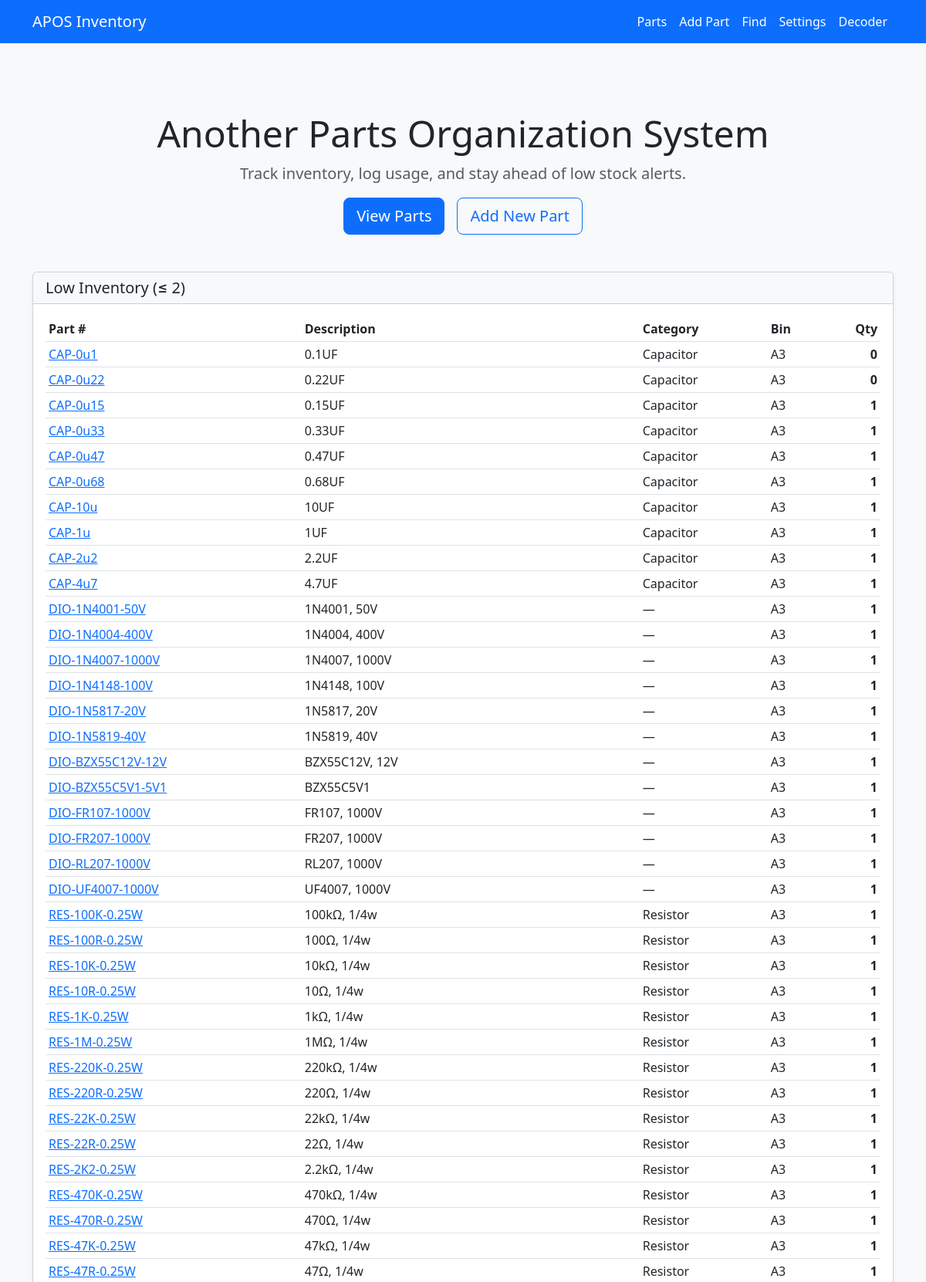
The page / (upper part) on the database its author committed.
### main.py (models this page shows)
class Part(SQLModel, table=True):
    id: int | None = Field(default=None, primary_key=True)
    part_number: str
    category: str | None = None     # category name
    store: str | None = None        # store name
    manufacturer: str | None = None # manufacturer name
    description: str | None = None  # NEW: description
    price: float | None = None
    quantity: int = 0
    notes: str | None = None        # UI label: "Project Used"
    barcode: str | None = None
    bin_code: str | None = None

### main.py (the view)
@app.get("/", response_class=HTMLResponse)
def home(request: Request):
    with get_session() as session:
        total_parts = session.exec(select(func.count(Part.id))).one()
        low_stock = session.exec(
            select(func.count(Part.id)).where(Part.quantity <= 2)
        ).one()
        total_categories = session.exec(select(func.count(Category.id))).one()
        low_inventory_parts = session.exec(
            select(Part).where(Part.quantity <= 2).order_by(Part.quantity, Part.part_number)
        ).all()
    return templates.TemplateResponse(
        "index.html",
        {
            "request": request,
            "total_parts": total_parts,
            "low_stock": low_stock,
            "total_categories": total_categories,
            "low_inventory_parts": low_inventory_parts,
        },
    )

### templates/index.html (shortened to what this page needs)
{% extends "base.html" %}
{% block content %}
<section class="py-5">
    <div class="text-center mb-5">
        <h1 class="display-5 mb-2">Another Parts Organization System</h1>
        <p class="lead text-muted">Track inventory, log usage, and stay ahead of low stock alerts.</p>
        <div class="d-flex justify-content-center gap-3">
            <a href="{{ url_for('parts_list') }}" class="btn btn-lg btn-primary">View Parts</a>
            <a href="{{ url_for('add_part_form') }}" class="btn btn-lg btn-outline-primary">Add New Part</a>
        </div>
    </div>
    <div class="card shadow-sm">
        <div class="card-header bg-light">
            <h5 class="mb-0">Low Inventory (≤ 2)</h5>
        </div>
        <div class="card-body">
            {% if low_inventory_parts %}
            <div class="table-responsive">
                <table class="table table-sm align-middle">
                    <thead>
                        <tr>
                            <th>Part #</th>
                            <th>Description</th>
                            <th>Category</th>
                            <th>Bin</th>
                            <th class="text-end">Qty</th>
                        </tr>
                    </thead>
                    <tbody>
                        {% for part in low_inventory_parts %}
                        <tr>
                            <td><a href="/part/{{ part.id }}/history">{{ part.part_number }}</a></td>
                            <td>{{ part.description or "—" }}</td>
                            <td>{{ part.category or "—" }}</td>
                            <td>{{ part.bin_code or "—" }}</td>
                            <td class="text-end fw-semibold">{{ part.quantity }}</td>
                        </tr>
                        {% endfor %}
                    </tbody>
                </table>
            </div>
            {% else %}
                <p class="text-muted mb-0">Great news! Nothing is below the warning threshold.</p>
            {% endif %}
        </div>
    </div>
</section>
{% endblock %}

### templates/base.html (style rules this page uses)
body { padding-top: 4.5rem; background-color: #f8f9fa; }

### rows shown on the page
Part: part_number "CAP-0u1", description "0.1UF", category "Capacitor", bin_code "A3", quantity "0"
Part: part_number "CAP-0u22", description "0.22UF", category "Capacitor", bin_code "A3", quantity "0"
Part: part_number "CAP-0u15", description "0.15UF", category "Capacitor", bin_code "A3", quantity "1"
Part: part_number "CAP-0u33", description "0.33UF", category "Capacitor", bin_code "A3", quantity "1"
Part: part_number "CAP-0u47", description "0.47UF", category "Capacitor", bin_code "A3", quantity "1"
Part: part_number "CAP-0u68", description "0.68UF", category "Capacitor", bin_code "A3", quantity "1"
Part: part_number "CAP-10u", description "10UF", category "Capacitor", bin_code "A3", quantity "1"
Part: part_number "CAP-1u", description "1UF", category "Capacitor", bin_code "A3", quantity "1"
Part: part_number "CAP-2u2", description "2.2UF", category "Capacitor", bin_code "A3", quantity "1"
Part: part_number "CAP-4u7", description "4.7UF", category "Capacitor", bin_code "A3", quantity "1"
Part: part_number "DIO-1N4001-50V", description "1N4001, 50V", category "—", bin_code "A3", quantity "1"
Part: part_number "DIO-1N4004-400V", description "1N4004, 400V", category "—", bin_code "A3", quantity "1"
Part: part_number "DIO-1N4007-1000V", description "1N4007, 1000V", category "—", bin_code "A3", quantity "1"
Part: part_number "DIO-1N4148-100V", description "1N4148, 100V", category "—", bin_code "A3", quantity "1"
Part: part_number "DIO-1N5817-20V", description "1N5817, 20V", category "—", bin_code "A3", quantity "1"
Part: part_number "DIO-1N5819-40V", description "1N5819, 40V", category "—", bin_code "A3", quantity "1"
Part: part_number "DIO-BZX55C12V-12V", description "BZX55C12V, 12V", category "—", bin_code "A3", quantity "1"
Part: part_number "DIO-BZX55C5V1-5V1", description "BZX55C5V1", category "—", bin_code "A3", quantity "1"
Part: part_number "DIO-FR107-1000V", description "FR107, 1000V", category "—", bin_code "A3", quantity "1"
Part: part_number "DIO-FR207-1000V", description "FR207, 1000V", category "—", bin_code "A3", quantity "1"
Part: part_number "DIO-RL207-1000V", description "RL207, 1000V", category "—", bin_code "A3", quantity "1"
Part: part_number "DIO-UF4007-1000V", description "UF4007, 1000V", category "—", bin_code "A3", quantity "1"
Part: part_number "RES-100K-0.25W", description "100kΩ, 1/4w", category "Resistor", bin_code "A3", quantity "1"
Part: part_number "RES-100R-0.25W", description "100Ω, 1/4w", category "Resistor", bin_code "A3", quantity "1"
Part: part_number "RES-10K-0.25W", description "10kΩ, 1/4w", category "Resistor", bin_code "A3", quantity "1"
Part: part_number "RES-10R-0.25W", description "10Ω, 1/4w", category "Resistor", bin_code "A3", quantity "1"
Part: part_number "RES-1K-0.25W", description "1kΩ, 1/4w", category "Resistor", bin_code "A3", quantity "1"
Part: part_number "RES-1M-0.25W", description "1MΩ, 1/4w", category "Resistor", bin_code "A3", quantity "1"
Part: part_number "RES-220K-0.25W", description "220kΩ, 1/4w", category "Resistor", bin_code "A3", quantity "1"
Part: part_number "RES-220R-0.25W", description "220Ω, 1/4w", category "Resistor", bin_code "A3", quantity "1"
Part: part_number "RES-22K-0.25W", description "22kΩ, 1/4w", category "Resistor", bin_code "A3", quantity "1"
Part: part_number "RES-22R-0.25W", description "22Ω, 1/4w", category "Resistor", bin_code "A3", quantity "1"
Part: part_number "RES-2K2-0.25W", description "2.2kΩ, 1/4w", category "Resistor", bin_code "A3", quantity "1"
Part: part_number "RES-470K-0.25W", description "470kΩ, 1/4w", category "Resistor", bin_code "A3", quantity "1"
Part: part_number "RES-470R-0.25W", description "470Ω, 1/4w", category "Resistor", bin_code "A3", quantity "1"
Part: part_number "RES-47K-0.25W", description "47kΩ, 1/4w", category "Resistor", bin_code "A3", quantity "1"
Part: part_number "RES-47R-0.25W", description "47Ω, 1/4w", category "Resistor", bin_code "A3", quantity "1"
